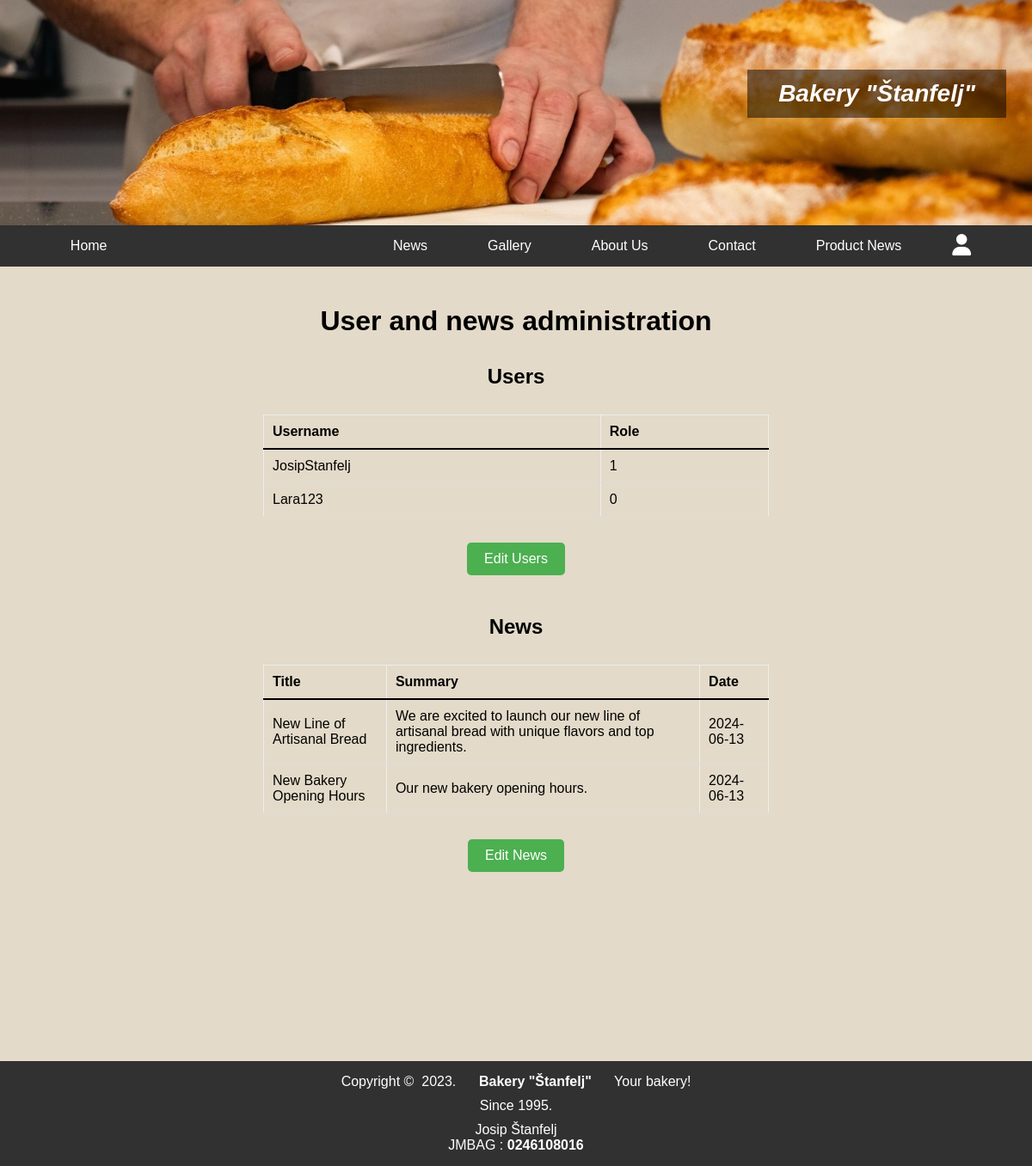
Screenshot of /administracija.php with the database file from the repository.
### tables this page shows
CREATE TABLE `korisnici` (
  `id` int(11) NOT NULL,
  `ime` varchar(32) NOT NULL,
  `prezime` varchar(32) NOT NULL,
  `korisnicko_ime` varchar(32) NOT NULL,
  `lozinka` varchar(255) NOT NULL,
  `razina` tinyint(4) NOT NULL
);

CREATE TABLE `vijesti` (
  `id` int(11) NOT NULL,
  `datum` varchar(32) NOT NULL,
  `naslov` varchar(64) NOT NULL,
  `sazetak` text NOT NULL,
  `tekst` text NOT NULL,
  `slika` varchar(64) NOT NULL,
  `kategorija` varchar(64) NOT NULL,
  `arhiva` tinyint(1) NOT NULL
);

### administracija.php (the view, shortened to what this page needs)
<!DOCTYPE html>
<html lang="en">
<head>
    <link rel="stylesheet" href="style.css">
</head>
<body>
    <header>
        <img  src="Slike/header-picture.jpg" alt="naslovna slika" class="header-image">
        <div class="overlaytext">Bakery "Štanfelj"</div>
    </header>
    <nav class="sticky">
        <ul>
            <li><a  href="home.php">Home</a></li>
            <div class="nav-right">
                <li><a href="news.php">News</a></li>
                <li><a href="gallery.php">Gallery</a></li>
                <li><a href="aboutus.php">About Us</a></li>
                <li><a href="contact.php">Contact</a></li>
                <li><a href="kategorija.php?id=Product news" class="">Product News</a></li>
                <?php
                if(isset($_SESSION['loggedin']) && $_SESSION['loggedin'] === true && $_SESSION['role'] === 1){
                    echo " <li class='selected liicon'>
                    <i class='fa-solid fa-user icon'></i>
                        <ul class='dropdown'>
                            <li><a class='selected' href='administracija.php'>Administration</a></li>
                            <li><a href='unos.php'>News entry</a></li>
                            <li><a href='signout.php'>Sign Out</a></li>
                        </ul>
                    </li>";
                }
                else{
                    echo " <li class='liicon'>
                    <i class='fa-solid fa-user icon'></i>
                        <ul class='dropdown'>
                            <li><a href='login.php'>Login</a></li>
                            <li><a href='register.php'>Register</a></li>
                        </ul>
                    </li>";
                }
                ?>
            </div>
        </ul>
    </nav>
    <main>
        <h1>User and news administration</h1>
    <?php
        include 'connect.php';
        $user_query = "SELECT * FROM korisnici";
        $user_result = mysqli_query($dbc, $user_query);
        echo "<section><h2>Users</h2><table border='1'>";
        echo "<tr><th>Username</th><th>Role</th></tr>";
        if (mysqli_num_rows($user_result) > 0) {
            while ($user_row = mysqli_fetch_assoc($user_result)) {
                echo "<tr><td>". $user_row['korisnicko_ime'] . "</td><td>" . $user_row['razina'] . "</td></tr>";
            }
        } else {
            echo "<tr><td colspan='2'>No users found.</td></tr>";
        }
        echo "</table>";
        echo '<a href="edit_users.php" class="edit-button">Edit Users</a> </section>';
        echo '<br><br>';
        $news_query = "SELECT * FROM vijesti";
        $news_result = mysqli_query($dbc, $news_query);
        echo "<section><h2>News</h2><table border='1'>";
        echo "<tr><th>Title</th><th>Summary</th><th>Date</th></tr>";
        if (mysqli_num_rows($news_result) > 0) {
            while ($news_row = mysqli_fetch_assoc($news_result)) {
                $arhiva = $news_row['arhiva'];
                if($arhiva == 0){
                    echo "<tr><td>" . $news_row['naslov'] . "</td><td>" . $news_row['sazetak'] . "</td><td>" . $news_row['datum'] . "</td></tr>";
                }
            }
        } else {
            echo "<tr><td colspan='3'>No news articles found.</td></tr>";
        }
        echo "</table>";
        echo '<a href="edit_news.php" class="edit-button">Edit News</a> </section>';
        ?>
    </main>
<footer >
    <div class="text1" >
        <p>Copyright © &nbsp;2023. &nbsp;&nbsp;&nbsp;&nbsp; <strong> Bakery "Štanfelj" </strong>&nbsp;&nbsp;&nbsp;&nbsp; Your bakery!</p>
        <p>Since 1995.</p>
    </div>
    <p class="text2">Josip Štanfelj <br> JMBAG : <strong>0246108016</strong></p>
</footer>
</body>
</html>

### style.css (style rules this page uses)
body { font-family: Arial, sans-serif; margin: 0; padding: 0; }
img { margin: 0; padding: 0; }
.header-image { width: 100%; height: auto; display: block; padding: 0; margin: 0; position: relative; }
nav { background-color: #313131; margin: 0; padding: 0; position: sticky; top: 0; z-index: 1000; }
nav ul { list-style-type: none; margin: 0; padding: 0; display: flex; flex-direction: row; justify-content:space-around; flex-wrap: wrap; }
.nav-right { width: 75%; display: flex; flex-direction: row; justify-content:right; }
.overlaytext { position:absolute; font-style: italic; top: 6%; right: 30px; color: white; font-size: 28px; font-weight: bold; background-color: rgba(0, 0, 0, 0.5); padding-left: 3%; padding-right: 3%; padding-top: 1%; padding-bottom: 1%; text-align: center; }
nav ul li { margin: 0 15px; }
nav ul li a { text-decoration: none; color: white; padding: 15px 20px; display: block; text-wrap:nowrap; }
main { text-align: center; display: flex; flex-direction: column; justify-content: center; align-items: center; min-height:900px; margin: 0 auto; padding-top: 2%; background-color: #E3DAC9; }
footer { background-color: #313131; color: white; text-align: center; padding: 10px 0; bottom: 0; width: 100%; display: flex; flex-direction: column; align-items: normal; }
footer div p { padding: 5px; margin: 0; }
footer p { padding: 5px; margin: 0; }
.text1 { width: 100%; display: flex; flex-direction: column; }
.icon { display: block; text-align: center; font-size:25px; padding: auto; margin: 0 auto; color: white; }
.liicon { display: flex; justify-content: center; align-items: center; padding-left: 1%; padding-right: 1%; }

### administracija.php (style rules this page uses)
table { width: 70%; border-collapse: collapse; margin: 20px 0; }
section { width: 70%; text-align: center; display: flex; flex-direction: column; align-items: center; }
table th { border-bottom: 2px solid #000; padding: 10px; text-align: left; }
table td { border-bottom: 1px solid #ddd; padding: 10px; text-align: left; }
table tr { border: none; }
section h2 { text-align: left; margin: 10px 0; }
.edit-button { display: inline-block; margin-top: 10px; padding: 10px 20px; background-color:#4CAF50; color:white; text-align: center; text-decoration: none; border-radius: 5px; transition: background-color 0.3s ease; }
main { display: flex; flex-direction: column; justify-content:start; align-items: center; }

### rows the page displays
korisnici: korisnicko_ime "JosipStanfelj", razina "1"
korisnici: korisnicko_ime "Lara123", razina "0"
vijesti: naslov "New Line of Artisanal Bread", sazetak "We are excited to launch our new line of artisanal bread with unique flavors and top ingredients.", datum "2024-06-13"
vijesti: naslov "New Bakery Opening Hours", sazetak "Our new bakery opening hours.", datum "2024-06-13"
